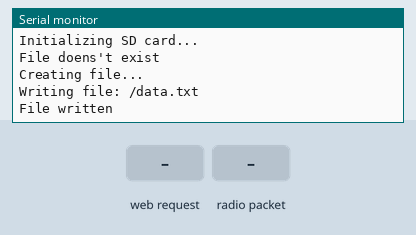
The sketch below on a simulated ESP32. On the bench: the last lines printed to the serial monitor. The inputs (shaded band) are chosen by the test bench. WiFi joins after 1.5 s; servers stay silent unless stated; network time is answered at once with the bench clock; the local clock reads 2024-03-15 10:24:30 at power-on unless the sketch sets it; storage starts empty; no radio packets arrive unless stated.

Above: at 2.7 s.
2.8 s: HTTP request GET /data.txt received
At 3.3 s:
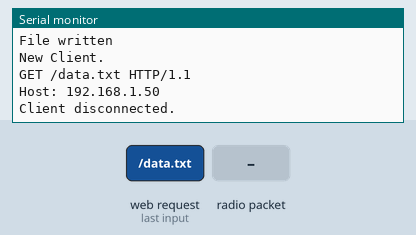
4.3 s: radio packet "T" arrives
At 6.5 s:
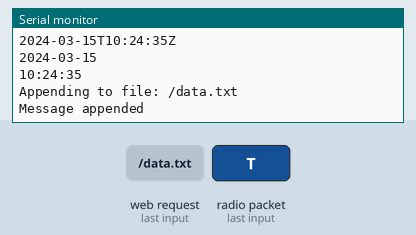
6.8 s: HTTP request GET /T received
At 7.6 s:
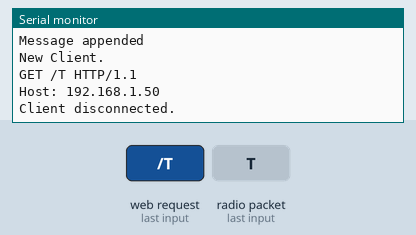
8.3 s: radio packet "1" arrives
At 8.6 s:
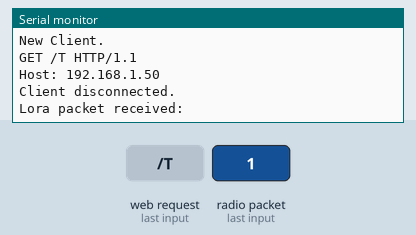

The sketch:

LoRa_Receiver.ino
```cpp
// (licence header left out)
// Import libraries
#include <WiFi.h>
#include <SPI.h>
#include <LoRa.h>

// Libraries to get time from NTP Server
#include <NTPClient.h>
#include <WiFiUdp.h>

// Libraries for SD card
#include "FS.h"
#include "SD.h"

// Replace with your network credentials
const char* ssid     = "REPLACE_WITH_YOUR_SSID";
const char* password = "REPLACE_WITH_YOUR_PASSWORD";

// Define NTP Client to get time
WiFiUDP ntpUDP;
NTPClient timeClient(ntpUDP);

// Variables to save date and time
String formattedDate;
String dayStamp;
String timeStamp;

// LoRa Module pin definition
// define the pins used by the LoRa transceiver module
#define ss 5
#define rst 14
#define dio0 2

// Initialize variables to get and save LoRa data
int rssi;
String loRaMessage;
String temperature;
String soilMoisture;
String batteryLevel;
String readingID;

// Define CS pin for the SD card module
#define SD_CS 15

// Set web server port number to 80
WiFiServer server(80);

// Variable to store the HTTP request
String header;

void setup() {
  // Initialize Serial Monitor
  Serial.begin(115200);

  // Initialize LoRa
  //replace the LoRa.begin(---E-) argument with your location's frequency
  //note: the frequency should match the sender's frequency
  //433E6 for Asia
  //866E6 for Europe
  //915E6 for North America
  LoRa.setPins(ss, rst, dio0);
  while (!LoRa.begin(866E6)) {
    Serial.println(".");
    delay(500);
  }
  // Change sync word (0xF3) to match the sender
  // The sync word assures you don't get LoRa messages from other LoRa transceivers
  // ranges from 0-0xFF
  LoRa.setSyncWord(0xF3);
  Serial.println("LoRa Initializing OK!");

  // Connect to Wi-Fi network with SSID and password
  Serial.print("Connecting to ");
  Serial.println(ssid);
  WiFi.begin(ssid, password);
  while (WiFi.status() != WL_CONNECTED) {
    delay(500);
    Serial.print(".");
  }
  // Print local IP address and start web server
  Serial.println("");
  Serial.println("WiFi connected.");
  Serial.println("IP address: ");
  Serial.println(WiFi.localIP());
  server.begin();

  // Initialize a NTPClient to get time
  timeClient.begin();
  // Set offset time in seconds to adjust for your timezone, for example:
  // GMT +1 = 3600
  // GMT +8 = 28800
  // GMT -1 = -3600
  // GMT 0 = 0
  timeClient.setTimeOffset(3600);

  // Initialize SD card
  SD.begin(SD_CS);
  if(!SD.begin(SD_CS)) {
    Serial.println("Card Mount Failed");
    return;
  }
  uint8_t cardType = SD.cardType();
  if(cardType == CARD_NONE) {
    Serial.println("No SD card attached");
    return;
  }
  Serial.println("Initializing SD card...");
  if (!SD.begin(SD_CS)) {
    Serial.println("ERROR - SD card initialization failed!");
    return;    // init failed
  }

  // If the data.txt file doesn't exist
  // Create a file on the SD card and write the data labels
  File file = SD.open("/data.txt");
  if(!file) {
    Serial.println("File doens't exist");
    Serial.println("Creating file...");
    writeFile(SD, "/data.txt", "Reading ID, Date, Hour, Temperature, Soil Moisture (0-4095), RSSI, Battery Level(0-100)\r\n");
  }
  else {
    Serial.println("File already exists");
  }
  file.close();
}

void loop() {
  // Check if there are LoRa packets available
  int packetSize = LoRa.parsePacket();
  if (packetSize) {
    getLoRaData();
    getTimeStamp();
    logSDCard();
  }
  WiFiClient client = server.available();   // Listen for incoming clients

  if (client) {                             // If a new client connects,
    Serial.println("New Client.");          // print a message out in the serial port
    String currentLine = "";                // make a String to hold incoming data from the client
    while (client.connected()) {            // loop while the client's connected
      if (client.available()) {             // if there's bytes to read from the client,
        char c = client.read();             // read a byte, then
        Serial.write(c);                    // print it out the serial monitor
        header += c;
        if (c == '\n') {                    // if the byte is a newline character
          // if the current line is blank, you got two newline characters in a row.
          // that's the end of the client HTTP request, so send a response:
          if (currentLine.length() == 0) {
            // HTTP headers always start with a response code (e.g. HTTP/1.1 200 OK)
            // and a content-type so the client knows what's coming, then a blank line:
            client.println("HTTP/1.1 200 OK");
            client.println("Content-type:text/html");
            client.println("Connection: close");
            client.println();

            // Display the HTML web page
            client.println("<!DOCTYPE html><html>");
            client.println("<head><meta name=\"viewport\" content=\"width=device-width, initial-scale=1\">");
            client.println("<link rel=\"icon\" href=\"data:,\">");
            // CSS to style the table
            client.println("<style>body { text-align: center; font-family: \"Trebuchet MS\", Arial;}");
            client.println("table { border-collapse: collapse; width:35%; margin-left:auto; margin-right:auto; }");
            client.println("th { padding: 12px; background-color: #0043af; color: white; }");
            client.println("tr { border: 1px solid #ddd; padding: 12px; }");
            client.println("tr:hover { background-color: #bcbcbc; }");
            client.println("td { border: none; padding: 12px; }");
            client.println(".sensor { color:white; font-weight: bold; background-color: #bcbcbc; padding: 1px; }");

            // Web Page Heading
            client.println("</style></head><body><h1>Soil Monitoring with LoRa </h1>");
            client.println("<h3>Last update: " + timeStamp + "</h3>");
            client.println("<table><tr><th>MEASUREMENT</th><th>VALUE</th></tr>");
            client.println("<tr><td>Temperature</td><td><span class=\"sensor\">");
            client.println(temperature);
            client.println(" *C</span></td></tr>");
            // Uncomment the next line to change to the *F symbol
            //client.println(" *F</span></td></tr>");
            client.println("<tr><td>Soil moisture (0-4095)</td><td><span class=\"sensor\">");
            client.println(soilMoisture);
            client.println("</span></td></tr>");
            client.println("<tr><td>Battery level</td><td><span class=\"sensor\">");
            client.println(batteryLevel);
            client.println(" %</span></td></tr>");
            client.println("<p>LoRa RSSI: " + String(rssi) + "</p>");
            client.println("</body></html>");

            // The HTTP response ends with another blank line
            client.println();
            // Break out of the while loop
            break;
          } else { // if you got a newline, then clear currentLine
            currentLine = "";
          }
        } else if (c != '\r') {  // if you got anything else but a carriage return character,
          currentLine += c;      // add it to the end of the currentLine
        }
      }
    }
    // Clear the header variable
    header = "";
    // Close the connection
    client.stop();
    Serial.println("Client disconnected.");
    Serial.println("");
  }
}

// Read LoRa packet and get the sensor readings
void getLoRaData() {
  Serial.print("Lora packet received: ");
  // Read packet
  while (LoRa.available()) {
    String LoRaData = LoRa.readString();
    // LoRaData format: readingID/temperature&soilMoisture#batterylevel
    // String example: 1/27.43&654#95.34
    Serial.print(LoRaData);

    // Get readingID, temperature and soil moisture
    int pos1 = LoRaData.indexOf('/');
    int pos2 = LoRaData.indexOf('&');
    int pos3 = LoRaData.indexOf('#');
    readingID = LoRaData.substring(0, pos1);
    temperature = LoRaData.substring(pos1 +1, pos2);
    soilMoisture = LoRaData.substring(pos2+1, pos3);
    batteryLevel = LoRaData.substring(pos3+1, LoRaData.length());
  }
  // Get RSSI
  rssi = LoRa.packetRssi();
  Serial.print(" with RSSI ");
  Serial.println(rssi);
}

// Function to get date and time from NTPClient
void getTimeStamp() {
  while(!timeClient.update()) {
    timeClient.forceUpdate();
  }
  // The formattedDate comes with the following format:
  // 2018-05-28T16:00:13Z
  // We need to extract date and time
  formattedDate = timeClient.getFormattedDate();
  Serial.println(formattedDate);

  // Extract date
  int splitT = formattedDate.indexOf("T");
  dayStamp = formattedDate.substring(0, splitT);
  Serial.println(dayStamp);
  // Extract time
  timeStamp = formattedDate.substring(splitT+1, formattedDate.length()-1);
  Serial.println(timeStamp);
}

// Write the sensor readings on the SD card
void logSDCard() {
  loRaMessage = String(readingID) + "," + String(dayStamp) + "," + String(timeStamp) + "," +
                String(temperature) + "," + String(soilMoisture) + "," + String(rssi) + "," + String(batteryLevel) + "\r\n";
  appendFile(SD, "/data.txt", loRaMessage.c_str());
}

// Write to the SD card (DON'T MODIFY THIS FUNCTION)
void writeFile(fs::FS &fs, const char * path, const char * message) {
  Serial.printf("Writing file: %s\n", path);

  File file = fs.open(path, FILE_WRITE);
  if(!file) {
    Serial.println("Failed to open file for writing");
    return;
  }
  if(file.print(message)) {
    Serial.println("File written");
  } else {
    Serial.println("Write failed");
  }
  file.close();
}

// Append data to the SD card (DON'T MODIFY THIS FUNCTION)
void appendFile(fs::FS &fs, const char * path, const char * message) {
  Serial.printf("Appending to file: %s\n", path);

  File file = fs.open(path, FILE_APPEND);
  if(!file) {
    Serial.println("Failed to open file for appending");
    return;
  }
  if(file.print(message)) {
    Serial.println("Message appended");
  } else {
    Serial.println("Append failed");
  }
  file.close();
}
```

Measured:
- after the input at 2.8 s, the serial monitor: prints a new line at once (image 1)
- after the input at 4.3 s, the serial monitor: prints a new line at once (image 2)
- after the input at 6.8 s, the serial monitor: prints a new line at once (image 3)
- after the input at 8.3 s, the serial monitor: prints a new line at once (image 4)
